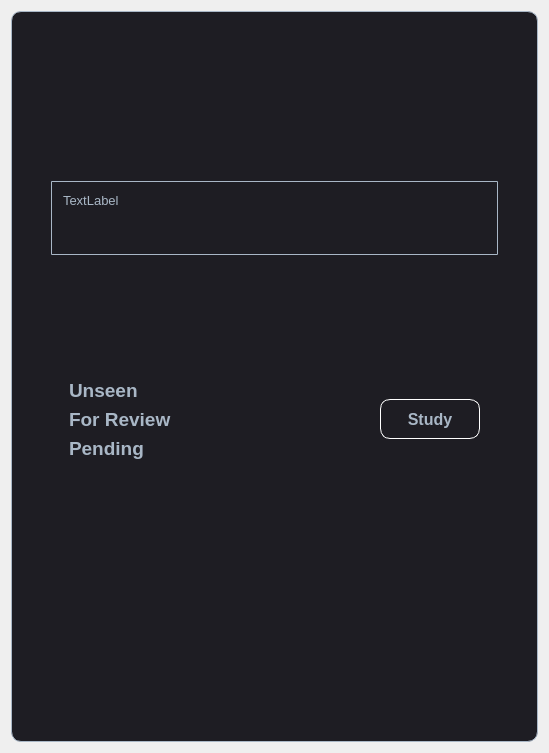
     <widget class="QWidget" name="deckWidget" native="true">
      <property name="enabled">
       <bool>true</bool>
      </property>
      <property name="sizePolicy">
       <sizepolicy hsizetype="Expanding" vsizetype="Expanding">
        <horstretch>0</horstretch>
        <verstretch>0</verstretch>
       </sizepolicy>
      </property>
      <property name="visible">
       <bool>false</bool>
      </property>
      <property name="styleSheet">
       <string notr="true">#DeckInfo {
    background-color: #1e1d23;
    gridline-color: transparent;
    border: 1.3px solid #a9b7c6; /* Add border */
    border-radius: 10px; /* Rounded corners */
    padding: 2px; /* Increase padding to prevent border cut-off */
    color: #a9b7c6;
}
QPushButton{
	border-style: solid;
	border-top-color: white;
	border-right-color: white;
	border-left-color: white;
	border-bottom-color: white;
	border-width: 1px;
	border-radius: 10px;
	border-style: solid;
	color: #a9b7c6;
	padding: 2px;
	background-color: #1e1d23;
}
QPushButton::default{
	border-style: inset;
	border-top-color: transparent;
	border-right-color: transparent;
	border-left-color: transparent;
	border-bottom-color: #04b97f;
	border-width: 1px;
	color: #a9b7c6;
	padding: 2px;
	background-color: #1e1d23;
}
QPushButton:hover{
	border-style: solid;
	border-top-color: #37efba;;
	border-right-color: #37efba;;
	border-left-color: #37efba;;
	border-bottom-color: #37efba;
	border-bottom-width: 1px;
	color: #FFFFFF;
	padding: 2px;
	background-color: #1e1d23;
}
QPushButton:pressed{
	border-style: solid;
	border-top-color: #37efba;
	border-right-color: #37efba;
	border-left-color: #37efba;
	border-bottom-color: #37efba;
	border-bottom-width: 1px;
	color: #37efba;
	padding: 2px;
	background-color: #1e1d23;
}
QLabel {
	color: #a9b7c6;
}</string>
      </property>
      <layout class="QGridLayout" name="gridLayout_3">
       <item row="0" column="0">
        <widget class="QWidget" name="DeckInfo" native="true">
         <property name="enabled">
          <bool>true</bool>
         </property>
         <property name="sizePolicy">
          <sizepolicy hsizetype="Expanding" vsizetype="Expanding">
           <horstretch>0</horstretch>
           <verstretch>0</verstretch>
          </sizepolicy>
         </property>
         <property name="minimumSize">
          <size>
           <width>0</width>
           <height>0</height>
          </size>
         </property>
         <property name="maximumSize">
          <size>
           <width>16777215</width>
           <height>16777215</height>
          </size>
         </property>
         <layout class="QVBoxLayout" name="verticalLayout_14">
          <property name="spacing">
           <number>10</number>
          </property>
          <property name="leftMargin">
           <number>15</number>
          </property>
          <property name="topMargin">
           <number>10</number>
          </property>
          <property name="rightMargin">
           <number>15</number>
          </property>
          <property name="bottomMargin">
           <number>10</number>
          </property>
          <item>
           <widget class="QWidget" name="widget_4" native="true">
            <layout class="QHBoxLayout" name="horizontalLayout">
             <property name="spacing">
              <number>10</number>
             </property>
             <property name="leftMargin">
              <number>0</number>
             </property>
             <property name="topMargin">
              <number>10</number>
             </property>
             <property name="rightMargin">
              <number>0</number>
             </property>
             <property name="bottomMargin">
              <number>10</number>
             </property>
             <item>
              <spacer name="horizontalSpacer_2">
               <property name="orientation">
                <enum>Qt::Orientation::Horizontal</enum>
               </property>
               <property name="sizeType">
                <enum>QSizePolicy::Policy::Expanding</enum>
               </property>
               <property name="sizeHint" stdset="0">
                <size>
                 <width>5</width>
                 <height>5</height>
                </size>
               </property>
              </spacer>
             </item>
             <item>
              <widget class="QWidget" name="widget_7" native="true">
               <layout class="QVBoxLayout" name="verticalLayout_13">
                <property name="leftMargin">
                 <number>20</number>
                </property>
                <property name="topMargin">
                 <number>20</number>
                </property>
                <property name="rightMargin">
                 <number>20</number>
                </property>
                <property name="bottomMargin">
                 <number>20</number>
                </property>
                <item>
                 <spacer name="verticalSpacer_5">
                  <property name="orientation">
                   <enum>Qt::Orientation::Vertical</enum>
                  </property>
                  <property name="sizeHint" stdset="0">
                   <size>
                    <width>20</width>
                    <height>100</height>
                   </size>
                  </property>
                 </spacer>
                </item>
                <item>
                 <widget class="QLabel" name="Name">
                  <property name="font">
                   <font>
                    <pointsize>16</pointsize>
                    <bold>true</bold>
                   </font>
                  </property>
                  <property name="text">
                   <string/>
                  </property>
                  <property name="alignment">
                   <set>Qt::AlignmentFlag::AlignCenter</set>
                  </property>
                  <property name="wordWrap">
                   <bool>true</bool>
                  </property>
                  <property name="margin">
                   <number>10</number>
                  </property>
                 </widget>
                </item>
                <item>
                 <widget class="QScrollArea" name="scrollArea_2">
                  <property name="enabled">
                   <bool>true</bool>
                  </property>
                  <property name="font">
                   <font>
                    <kerning>true</kerning>
                   </font>
                  </property>
                  <property name="autoFillBackground">
                   <bool>false</bool>
                  </property>
                  <property name="styleSheet">
                   <string notr="true">QScrollArea {
	background-color:#1e1d23;
    gridline-color: transparent;
    border: 1px solid #a9b7c6; /* Add border */
    border-radius: 1px; /* Rounded corners */
    padding: 2px; /* Increase padding to prevent border cut-off */
    color: #a9b7c6;
}</string>
                  </property>
                  <property name="frameShape">
                   <enum>QFrame::Shape::NoFrame</enum>
                  </property>
                  <property name="frameShadow">
                   <enum>QFrame::Shadow::Plain</enum>
                  </property>
                  <property name="lineWidth">
                   <number>1</number>
                  </property>
                  <property name="widgetResizable">
                   <bool>true</bool>
                  </property>
                  <widget class="QWidget" name="scrollAreaWidgetContents_3">
                   <property name="geometry">
                    <rect>
                     <x>0</x>
                     <y>0</y>
                     <width>72</width>
                     <height>35</height>
                    </rect>
                   </property>
                   <property name="autoFillBackground">
                    <bool>false</bool>
                   </property>
                   <property name="styleSheet">
                    <string notr="true">QWidget {
	background-color:#1e1d23;
}</string>
                   </property>
                   <layout class="QVBoxLayout" name="verticalLayout_12">
                    <item>
                     <widget class="QLabel" name="Description">
                      <property name="font">
                       <font>
                        <pointsize>10</pointsize>
                       </font>
                      </property>
                      <property name="text">
                       <string>TextLabel</string>
                      </property>
                      <property name="alignment">
                       <set>Qt::AlignmentFlag::AlignLeading|Qt::AlignmentFlag::AlignLeft|Qt::AlignmentFlag::AlignTop</set>
                      </property>
                      <property name="wordWrap">
                       <bool>true</bool>
                      </property>
                     </widget>
                    </item>
                   </layout>
                  </widget>
                 </widget>
                </item>
                <item>
                 <spacer name="verticalSpacer">
                  <property name="orientation">
                   <enum>Qt::Orientation::Vertical</enum>
                  </property>
                  <property name="sizeHint" stdset="0">
                   <size>
                    <width>20</width>
                    <height>100</height>
                   </size>
                  </property>
                 </spacer>
                </item>
                <item>
                 <widget class="QWidget" name="widget_5" native="true">
                  <layout class="QHBoxLayout" name="horizontalLayout_3">
                   <item>
                    <widget class="QWidget" name="Info" native="true">
                     <layout class="QVBoxLayout" name="verticalLayout_9">
                      <item>
                       <widget class="QLabel" name="Unseen">
                        <property name="font">
                         <font>
                          <pointsize>14</pointsize>
                          <bold>true</bold>
                         </font>
                        </property>
                        <property name="text">
                         <string>Unseen</string>
                        </property>
                       </widget>
                      </item>
                      <item>
                       <widget class="QLabel" name="Review">
                        <property name="font">
                         <font>
                          <pointsize>14</pointsize>
                          <bold>true</bold>
                         </font>
                        </property>
                        <property name="text">
                         <string>For Review</string>
                        </property>
                       </widget>
                      </item>
                      <item>
                       <widget class="QLabel" name="Pending">
                        <property name="font">
                         <font>
                          <pointsize>14</pointsize>
                          <bold>true</bold>
                         </font>
                        </property>
                        <property name="text">
                         <string>Pending</string>
                        </property>
                       </widget>
                      </item>
                     </layout>
                    </widget>
                   </item>
                   <item>
                    <widget class="QWidget" name="Count" native="true">
                     <layout class="QVBoxLayout" name="verticalLayout_10">
                      <item>
                       <widget class="QLabel" name="UnseenCount">
                        <property name="font">
                         <font>
                          <pointsize>14</pointsize>
                         </font>
                        </property>
                        <property name="contextMenuPolicy">
                         <enum>Qt::ContextMenuPolicy::NoContextMenu</enum>
                        </property>
                        <property name="styleSheet">
                         <string notr="true">#UnseenCount {
	color: #4363d8;
}</string>
                        </property>
                        <property name="text">
                         <string/>
                        </property>
                        <property name="scaledContents">
                         <bool>false</bool>
                        </property>
                        <property name="wordWrap">
                         <bool>false</bool>
                        </property>
                       </widget>
                      </item>
                      <item>
                       <widget class="QLabel" name="ReviewCount">
                        <property name="maximumSize">
                         <size>
                          <width>16777215</width>
                          <height>16777215</height>
                         </size>
                        </property>
                        <property name="font">
                         <font>
                          <pointsize>14</pointsize>
                         </font>
                        </property>
                        <property name="contextMenuPolicy">
                         <enum>Qt::ContextMenuPolicy::NoContextMenu</enum>
                        </property>
                        <property name="styleSheet">
                         <string notr="true">#ReviewCount {
	color: #800000;
}</string>
                        </property>
                        <property name="text">
                         <string/>
                        </property>
                       </widget>
                      </item>
                      <item>
                       <widget class="QLabel" name="PendingCount">
                        <property name="maximumSize">
                         <size>
                          <width>16777215</width>
                          <height>16777215</height>
                         </size>
                        </property>
                        <property name="font">
                         <font>
                          <pointsize>14</pointsize>
                         </font>
                        </property>
                        <property name="contextMenuPolicy">
                         <enum>Qt::ContextMenuPolicy::NoContextMenu</enum>
                        </property>
                        <property name="styleSheet">
                         <string notr="true">#PendingCount {
	color: #ffe119;
}</string>
                        </property>
                        <property name="text">
                         <string/>
                        </property>
                       </widget>
                      </item>
                     </layout>
                    </widget>
                   </item>
                   <item>
                    <spacer name="horizontalSpacer_3">
                     <property name="orientation">
                      <enum>Qt::Orientation::Horizontal</enum>
                     </property>
                     <property name="sizeHint" stdset="0">
                      <size>
                       <width>150</width>
                       <height>20</height>
                      </size>
                     </property>
                    </spacer>
                   </item>
                   <item>
                    <widget class="QWidget" name="widget_8" native="true">
                     <layout class="QVBoxLayout" name="verticalLayout_11">
                      <item>
                       <widget class="QPushButton" name="StudyButton">
                        <property name="sizePolicy">
                         <sizepolicy hsizetype="Fixed" vsizetype="Fixed">
                          <horstretch>0</horstretch>
                          <verstretch>0</verstretch>
                         </sizepolicy>
                        </property>
                        <property name="minimumSize">
                         <size>
                          <width>100</width>
                          <height>40</height>
                         </size>
                        </property>
                        <property name="font">
                         <font>
                          <pointsize>12</pointsize>
                          <bold>true</bold>
                         </font>
                        </property>
                        <property name="text">
                         <string>Study</string>
                        </property>
                       </widget>
                      </item>
                     </layout>
                    </widget>
                   </item>
                  </layout>
                 </widget>
                </item>
                <item>
                 <spacer name="verticalSpacer_4">
                  <property name="orientation">
                   <enum>Qt::Orientation::Vertical</enum>
                  </property>
                  <property name="sizeHint" stdset="0">
                   <size>
                    <width>20</width>
                    <height>200</height>
                   </size>
                  </property>
                 </spacer>
                </item>
                <item>
                 <widget class="QLabel" name="CardCount">
                  <property name="font">
                   <font>
                    <pointsize>12</pointsize>
                   </font>
                  </property>
                  <property name="text">
                   <string/>
                  </property>
                  <property name="alignment">
                   <set>Qt::AlignmentFlag::AlignCenter</set>
                  </property>
                 </widget>
                </item>
               </layout>
              </widget>
             </item>
             <item>
              <spacer name="horizontalSpacer">
               <property name="orientation">
                <enum>Qt::Orientation::Horizontal</enum>
               </property>
               <property name="sizeType">
                <enum>QSizePolicy::Policy::Expanding</enum>
               </property>
               <property name="sizeHint" stdset="0">
                <size>
                 <width>5</width>
                 <height>5</height>
                </size>
               </property>
              </spacer>
             </item>
            </layout>
           </widget>
          </item>
         </layout>
        </widget>
       </item>
      </layout>
     </widget>
